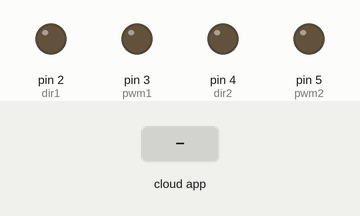
This sketch was run on a simulated Arduino Uno, built with avr-gcc and run on an emulated ATmega328P. Shown: output pins drawn as LEDs (lit = HIGH). The inputs (shaded band) are chosen by the test bench. The ROS host is connected and sends only what is stated.

Above: at 1.2 s.
1.3 s: the phone or cloud app sets linear.x to -100
At 1.7 s:
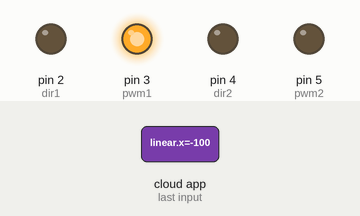
2.8 s: the phone or cloud app sets linear.x to 0
At 4.2 s:
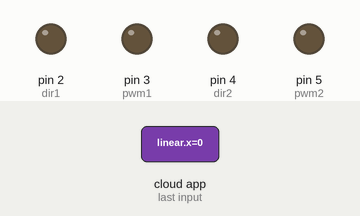
Timing chart, 0 to 5.8 s (numbered marks = the images above; inputs shaded):
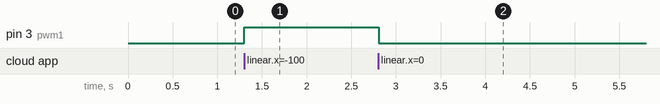

Measured:
- after the input at 1.3 s, pin 3 (pwm1): LOW → HIGH at once
- after the input at 2.8 s, pin 3 (pwm1): HIGH → LOW at once

The sketch:

rosserial.ino
```cpp
#if defined(ARDUINO) && ARDUINO >= 100
  #include "Arduino.h"
#else
  #include <WProgram.h>
#endif
#include <ros.h>
#include <geometry_msgs/Twist.h>
#include <HCSR04.h>
#define dir1 2
#define pwm1 3
#define dir2 4
# define pwm2 5
ros::NodeHandle  nh;
geometry_msgs::Twist msg;
void forward(float spwm1,int spwm2,int sdir1,int sdir2) {
  digitalWrite(2, sdir1);
  analogWrite(3, spwm1);
  digitalWrite(4, sdir2);
  analogWrite(5, spwm2);
}
void message(const geometry_msgs::Twist& vel){
  forward( vel.linear.x,vel.linear.y,vel.linear.z,vel.angular.x);
}

ros::Subscriber<geometry_msgs::Twist> sub("/cmd_vel",message);
void setup(){
  Serial.begin(9600);
  pinMode(dir1, OUTPUT);
  pinMode(dir2, OUTPUT);
  pinMode(pwm1, OUTPUT);
  pinMode(pwm2, OUTPUT);

  nh.initNode();
  nh.subscribe(sub);
}

void loop()
{
  nh.spinOnce();
  delay(10);
}
```
